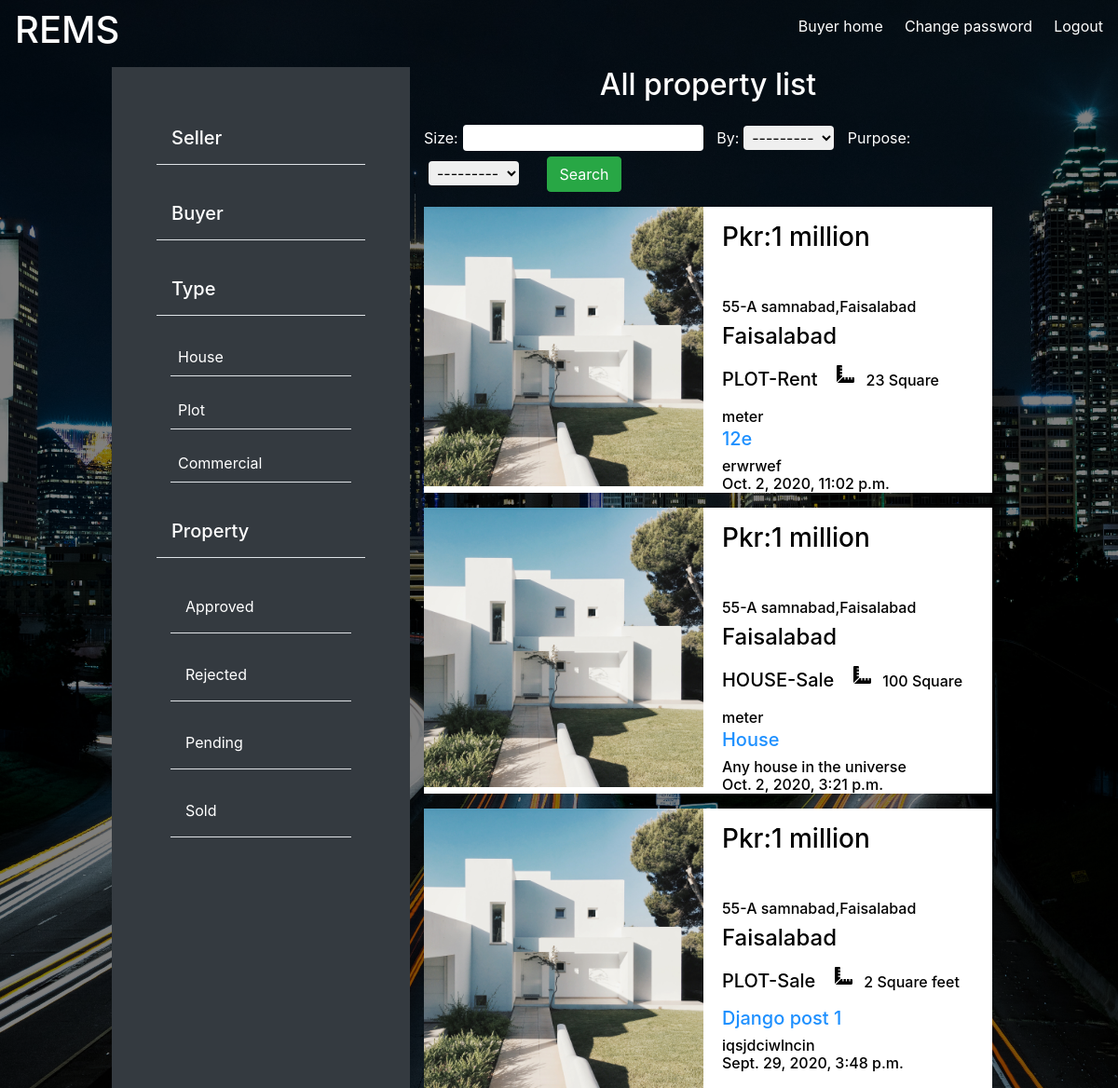
The page /admin-dashboard/list-properties/ (signed in) on the database its author committed.
### seller/models.py (models this page shows, shortened)
class SellerProperty(models.Model):
    alphanumeric = RegexValidator(r'^[a-zA-Z ]*$', 'Only alphabetic characters are allowed.')
    by = models.ForeignKey(user, on_delete=models.CASCADE)
    title = models.CharField(max_length=100)
    description = models.TextField()
    price = models.CharField(max_length=100, default='1 million')
    unit_choice = [('Square feet', 'square feet'),
                   ('Square meter', 'square meter'),
                   ('Square Yard', 'Square Yard'),
                   ('Marla', 'marla'),
                   ('Kanal', 'kanal')]
    size = models.PositiveIntegerField()
    unit = models.CharField(choices=unit_choice, max_length=12)
    bedrooms = models.PositiveIntegerField()
    bathroom = models.PositiveIntegerField()
    image_house = models.ImageField(upload_to='property', default='property/c2.jpg')
    purpose_choice = [('Sale', 'sale'), ('Rent', 'rent')]
    purpose = models.CharField(choices=purpose_choice, max_length=4)
    type_choices = [('Plot', 'plot'), ('Commercial', 'commercial'), ('House', 'house')]
    type = models.CharField(max_length=10, choices=type_choices)
    city = models.CharField(max_length=30, validators=[alphanumeric])
    sector = models.CharField(max_length=50)
    address = models.CharField(max_length=100)
    timestamp = models.DateTimeField(auto_now=True)
    class Meta:
        ordering = ['-timestamp']
    def get_photo_url(self):
        if self.image_house and hasattr(self.image_house, "url"):
            return self.image_house.url

### management/views.py (the view)
# urls.py: path('list-properties/',PropertyList.as_view(),name='All'),
class PropertyList(LoginRequiredMixin, generic.ListView):
    model = SellerProperty
    template_name = 'management/propertyList.html'
    context_object_name = 'list'
    def get_queryset(self):
        if not self.request.user.is_staff:
            raise Http404
        current_url = resolve(self.request.path_info).url_name
        if current_url == 'All':
            return SellerProperty.objects.all()
        else:
            return SellerProperty.objects.filter(approval_seller__request_approval__iexact=current_url)
    def get_context_data(self, *args, **kwargs):
        current_url = resolve(self.request.path_info).url_name
        ctx = super(PropertyList, self).get_context_data(*args, **kwargs)
        ctx['dyno'] = current_url
        ctx['search'] = SellerPropertyFilter()
        return ctx

### account/models.py (called while the page is built)
    def __str__(self):
        return self.username

### management/templates/management/propertyList.html
{% extends 'management/property_home.html' %}
{% block admin %}
    <h2 id="h1" class="text-center" style="color: white">{{ dyno }} property list</h2>
    {% block check %}
        {% include 'management/new.html' %}
    {% endblock %}
    {% if list %}
    {% for i in list %}
        <div class=" bg-white mt-3 row m-0" style="color: black;height:fit-content;">
            <div class="col-lg-6 p-0 " ><img src="{{ i.get_photo_url }}" id="img-size" alt=""></div>
            <div class="col-lg-6 " id="actual-property">
                <h3 class="mb-5 mt-3">Pkr:{{ i.price }}</h3>
                <h6>{{ i.address }}</h6>
                <h4>{{ i.city }}</h4>
                <h5 style="display: inline-block">{{ i.type.upper }}-{{ i.purpose }}</h5>
                <img style="height:35px" class="mb-3 ml-2 p-2" src="../../../media/css_styles/ruler-combined-solid.svg" alt="">
                <h6 style="display: inline;width: fit-content;"> {{ i.size }} {{ i.unit }}</h6>                <h5 ><a style="color:dodgerblue;" href="{% url 'seller:detail' i.pk %}">{{ i.title }}</a></h5>
                 <h6 class="m-0">{{ i.description|truncatewords:10 }}</h6>
                <h6 class="m-0">{{ i.timestamp }}  </h6>
            </div>
        </div>
    {% endfor %}
    {% else %}
        <div class="text-center mt-5" style="color:white;">
            <h2>Nothing {{ dyno }} yet!!</h2>
        </div>
    {% endif %}
{% endblock %}

### static/css/index.css (style rules this page uses)
* { margin: 0; padding: 0; }
body { background-color: white; }
#img-size { height: 300px; width: 300px; }
#id_size,#id_purpose,#id_by { margin:0 10px 0 5px; border: none; padding: 2px 5px; border-radius: 4px; outline: none; }

### static/css/seller.css (style rules this page uses)
a { color: white; text-decoration: none; }
#img-size { height: 300px; width: 300px; }

### rows shown on the page
SellerProperty: get_photo_url (picture), price "1 million", address "55-A samnabad,Faisalabad", city "Faisalabad", type "PLOT", purpose "Rent", size "23", unit "Square meter", title "12e", description "erwrwef", timestamp "Oct. 2, 2020, 11:02 p.m."
SellerProperty: get_photo_url (picture), price "1 million", address "55-A samnabad,Faisalabad", city "Faisalabad", type "HOUSE", purpose "Sale", size "100", unit "Square meter", title "House", description "Any house in the universe", timestamp "Oct. 2, 2020, 3:21 p.m."
SellerProperty: get_photo_url (picture), price "1 million", address "55-A samnabad,Faisalabad", city "Faisalabad", type "PLOT", purpose "Sale", size "2", unit "Square feet", title "Django post 1", description "iqsjdciwlncin", timestamp "Sept. 29, 2020, 3:48 p.m."

### other values the page prints
{{ dyno }} "All"
